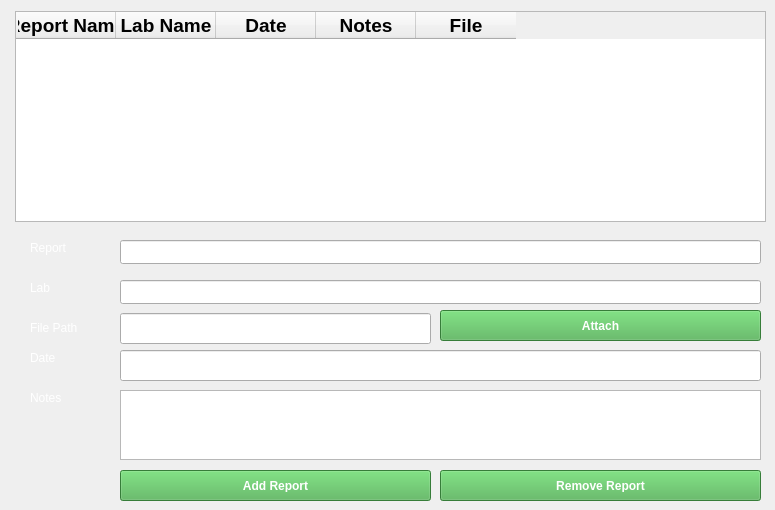
      <widget class="QWidget" name="tab_3">
       <attribute name="title">
        <string>Lab Reports </string>
       </attribute>
       <widget class="QTableWidget" name="tableWidgetLabReports">
        <property name="geometry">
         <rect>
          <x>15</x>
          <y>11</y>
          <width>751</width>
          <height>211</height>
         </rect>
        </property>
        <property name="styleSheet">
         <string notr="true">QTableWidget{
color:white;}</string>
        </property>
        <column>
         <property name="text">
          <string>Report Name</string>
         </property>
         <property name="font">
          <font>
           <pointsize>14</pointsize>
           <bold>true</bold>
          </font>
         </property>
        </column>
        <column>
         <property name="text">
          <string>Lab Name</string>
         </property>
         <property name="font">
          <font>
           <pointsize>14</pointsize>
           <bold>true</bold>
          </font>
         </property>
        </column>
        <column>
         <property name="text">
          <string>Date</string>
         </property>
         <property name="font">
          <font>
           <pointsize>14</pointsize>
           <bold>true</bold>
          </font>
         </property>
        </column>
        <column>
         <property name="text">
          <string>Notes</string>
         </property>
         <property name="font">
          <font>
           <pointsize>14</pointsize>
           <bold>true</bold>
          </font>
         </property>
        </column>
        <column>
         <property name="text">
          <string>File</string>
         </property>
         <property name="font">
          <font>
           <pointsize>14</pointsize>
           <bold>true</bold>
          </font>
         </property>
        </column>
       </widget>
       <widget class="QLabel" name="label_19">
        <property name="geometry">
         <rect>
          <x>30</x>
          <y>240</y>
          <width>49</width>
          <height>16</height>
         </rect>
        </property>
        <property name="styleSheet">
         <string notr="true">QLabel{
color:white;}</string>
        </property>
        <property name="text">
         <string>Report</string>
        </property>
       </widget>
       <widget class="QLineEdit" name="lineEditLabReportName">
        <property name="geometry">
         <rect>
          <x>120</x>
          <y>240</y>
          <width>641</width>
          <height>24</height>
         </rect>
        </property>
        <property name="styleSheet">
         <string notr="true">QLineEdit{
color:white;}</string>
        </property>
       </widget>
       <widget class="QLabel" name="label_20">
        <property name="geometry">
         <rect>
          <x>30</x>
          <y>280</y>
          <width>49</width>
          <height>16</height>
         </rect>
        </property>
        <property name="styleSheet">
         <string notr="true">QLabel{
color:white;}</string>
        </property>
        <property name="text">
         <string>Lab</string>
        </property>
       </widget>
       <widget class="QLineEdit" name="lineEditLabName">
        <property name="geometry">
         <rect>
          <x>120</x>
          <y>280</y>
          <width>641</width>
          <height>24</height>
         </rect>
        </property>
        <property name="styleSheet">
         <string notr="true">QLineEdit{
color:white;}</string>
        </property>
       </widget>
       <widget class="QTextEdit" name="textEditLabNotes">
        <property name="geometry">
         <rect>
          <x>120</x>
          <y>390</y>
          <width>641</width>
          <height>70</height>
         </rect>
        </property>
        <property name="styleSheet">
         <string notr="true">QTextEdit{
color:white;}</string>
        </property>
       </widget>
       <widget class="QLineEdit" name="lineEditLabFile">
        <property name="geometry">
         <rect>
          <x>120</x>
          <y>313</y>
          <width>311</width>
          <height>31</height>
         </rect>
        </property>
        <property name="styleSheet">
         <string notr="true">QLineEdit{
color:white;}</string>
        </property>
        <property name="readOnly">
         <bool>true</bool>
        </property>
       </widget>
       <widget class="QLabel" name="label_21">
        <property name="geometry">
         <rect>
          <x>30</x>
          <y>320</y>
          <width>49</width>
          <height>16</height>
         </rect>
        </property>
        <property name="styleSheet">
         <string notr="true">QLabel{
color:white;}</string>
        </property>
        <property name="text">
         <string>File Path</string>
        </property>
       </widget>
       <widget class="QLabel" name="label_22">
        <property name="geometry">
         <rect>
          <x>30</x>
          <y>390</y>
          <width>49</width>
          <height>16</height>
         </rect>
        </property>
        <property name="styleSheet">
         <string notr="true">QLabel{
color:white;}</string>
        </property>
        <property name="text">
         <string>Notes</string>
        </property>
       </widget>
       <widget class="QLabel" name="label_23">
        <property name="geometry">
         <rect>
          <x>30</x>
          <y>350</y>
          <width>49</width>
          <height>16</height>
         </rect>
        </property>
        <property name="styleSheet">
         <string notr="true">QLabel{
color:white;}</string>
        </property>
        <property name="text">
         <string>Date</string>
        </property>
       </widget>
       <widget class="QPushButton" name="btnAttachFile">
        <property name="geometry">
         <rect>
          <x>440</x>
          <y>310</y>
          <width>321</width>
          <height>31</height>
         </rect>
        </property>
        <property name="styleSheet">
         <string notr="true">QPushButton{background-color: #4CAF50;
color: white;
bodder-radius: 8px;
padding: 8px 16px;
font-weight: bold;
}
QPushButton:hover{
background-color: #45A049;}
QPushButton:pressed{
background-color: #3E8E41;
}</string>
        </property>
        <property name="text">
         <string>Attach</string>
        </property>
       </widget>
       <widget class="QPushButton" name="btnAddLabReport">
        <property name="geometry">
         <rect>
          <x>120</x>
          <y>470</y>
          <width>311</width>
          <height>31</height>
         </rect>
        </property>
        <property name="styleSheet">
         <string notr="true">QPushButton{background-color: #4CAF50;
color: white;
bodder-radius: 8px;
padding: 8px 16px;
font-weight: bold;
}
QPushButton:hover{
background-color: #45A049;}
QPushButton:pressed{
background-color: #3E8E41;
}</string>
        </property>
        <property name="text">
         <string>Add Report</string>
        </property>
       </widget>
       <widget class="QPushButton" name="btnRemoveLabReport">
        <property name="geometry">
         <rect>
          <x>440</x>
          <y>470</y>
          <width>321</width>
          <height>31</height>
         </rect>
        </property>
        <property name="styleSheet">
         <string notr="true">QPushButton{background-color: #4CAF50;
color: white;
bodder-radius: 8px;
padding: 8px 16px;
font-weight: bold;
}
QPushButton:hover{
background-color: #45A049;}
QPushButton:pressed{
background-color: #3E8E41;
}</string>
        </property>
        <property name="text">
         <string>Remove Report</string>
        </property>
       </widget>
       <widget class="QLineEdit" name="lineEditLabDate">
        <property name="geometry">
         <rect>
          <x>120</x>
          <y>350</y>
          <width>641</width>
          <height>31</height>
         </rect>
        </property>
        <property name="styleSheet">
         <string notr="true">QLineEdit{
color:white;}</string>
        </property>
        <property name="readOnly">
         <bool>false</bool>
        </property>
       </widget>
      </widget>
